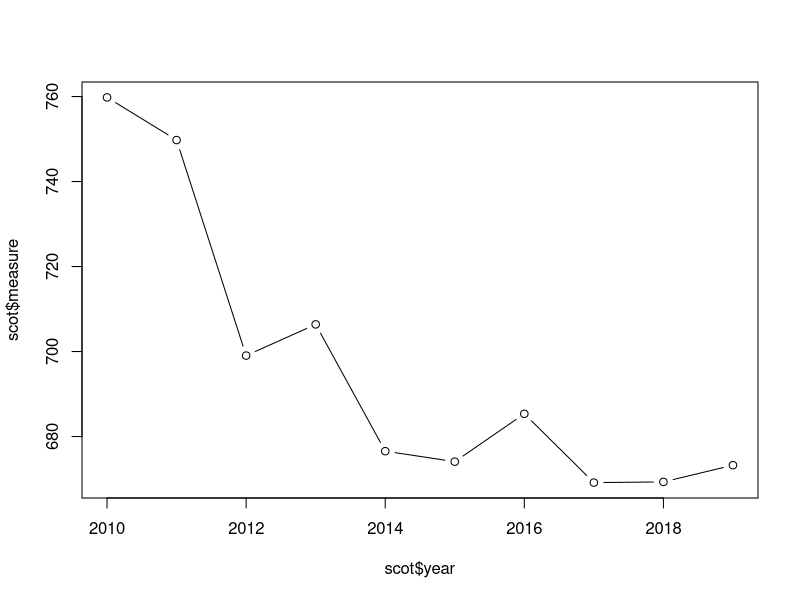
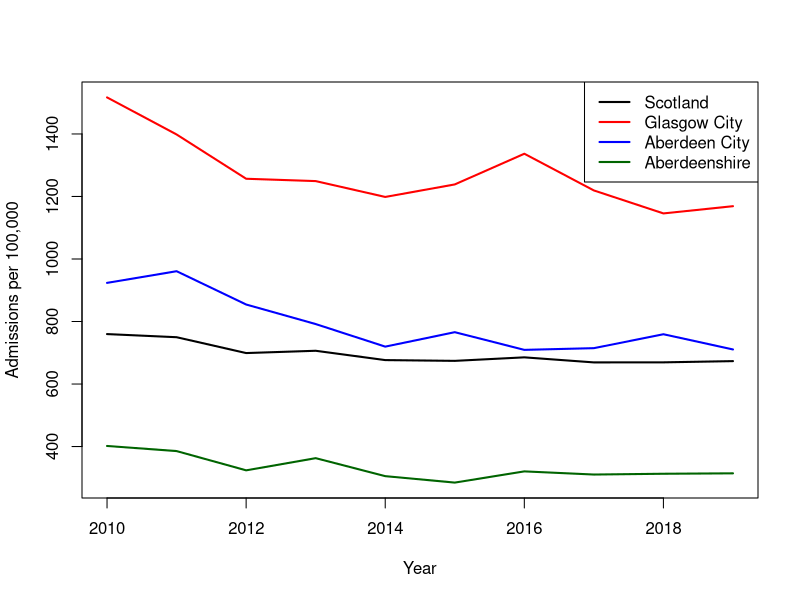
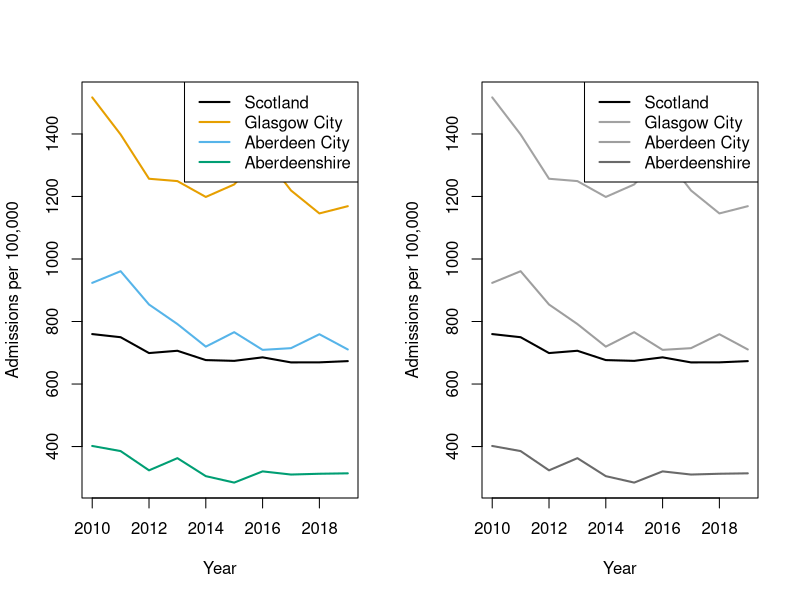
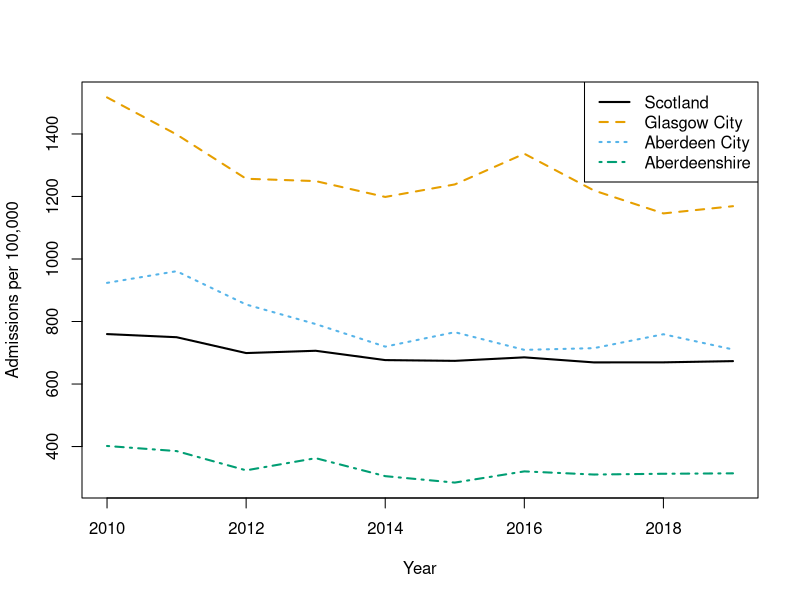
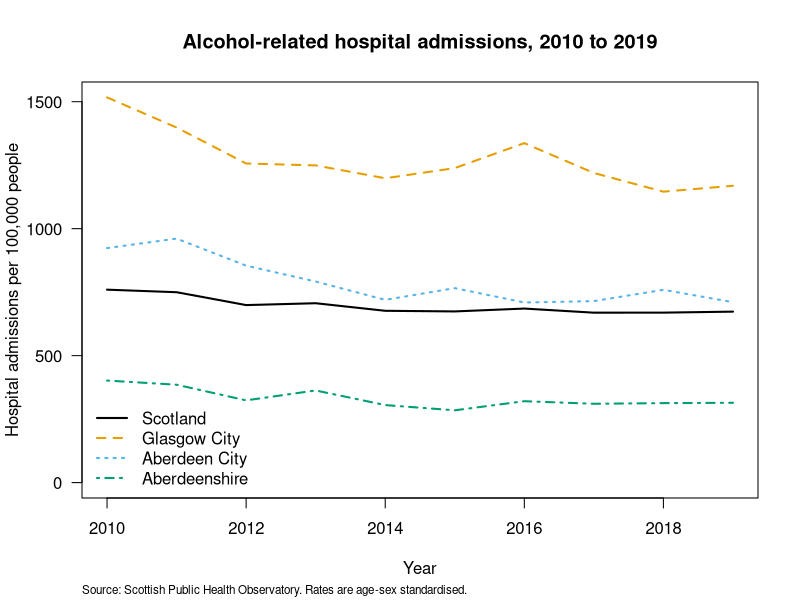
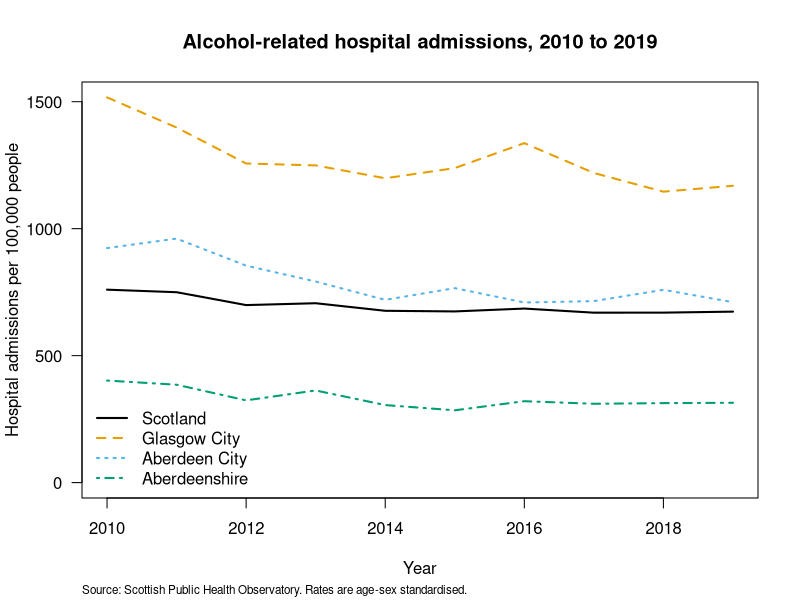
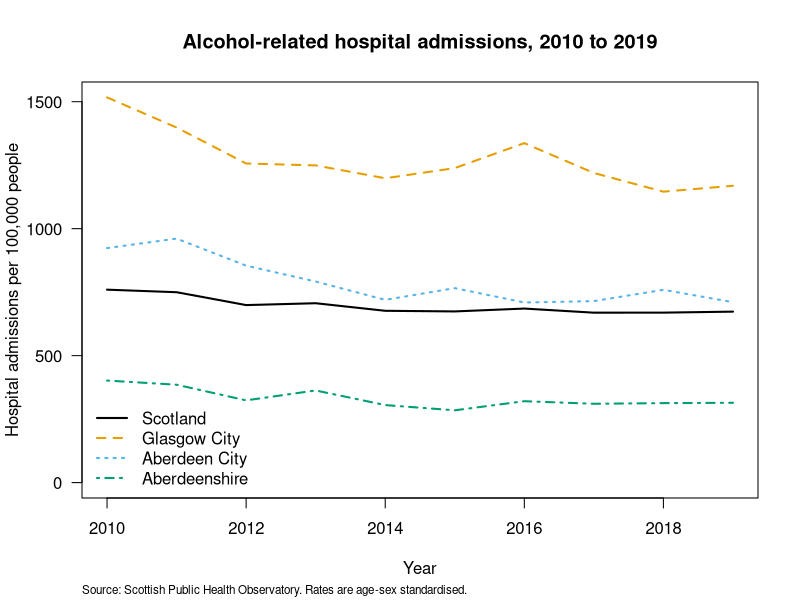

These charts were generated, in order, by the following R code:
## ---- chunk 1
knitr::opts_chunk$set(echo=TRUE, message = FALSE, warning = FALSE, eval = FALSE, cache = FALSE)
SOLUTIONS <- TRUE
## ---- chunk 2
scotpho <- read.table('data/scotpho_alcohol_admissions.txt', header = TRUE, sep = "\t",
                      na.strings = "NA", stringsAsFactors = TRUE)
## ---- chunk 3
str(scotpho)
summary(scotpho)

nrow(scotpho)            # 330

table(scotpho$area_type)
# Council area     Scotland 
#          320           10 

# 33 areas, 10 years each. Every area is complete:
table(scotpho$area_name)
unique(table(scotpho$area_name))   # 10 - so every area has all 10 years

range(scotpho$year)      # 2010 2019

# If an area were missing a year, lines() would simply join the points either
# side of the gap and draw a straight line straight through it. Nothing would
# warn you, and the plot would imply data you do not have.
## ---- chunk 4
scot <- scotpho[scotpho$area_name == "Scotland", ]

plot(scot$year, scot$measure, type = "b")

# What is wrong with this plot for anyone other than you?
#  - the x axis is labelled scot$year and the y axis scot$measure
#  - there are no units anywhere, so 673 could be anything
#  - there is no title, so the reader does not know what is being counted
#  - the y axis does not start at zero, which exaggerates the decline
#  - there is nothing to say where the data came from
#
# The plot is not wrong. It is just useless to anybody who is not already
# holding the dataset.
## ---- chunk 5
areas <- c("Scotland", "Glasgow City", "Aberdeen City", "Aberdeenshire")
sub <- scotpho[scotpho$area_name %in% areas, ]

# the factor still thinks it has 33 levels, even though only 4 are left
levels(sub$area_name)          # all 33
sub$area_name <- droplevels(sub$area_name)
levels(sub$area_name)          # now 4

# set up an empty plot with limits that fit every area
plot(range(sub$year), range(sub$measure), type = "n",
     xlab = "Year", ylab = "Admissions per 100,000")

cols <- c("black", "red", "blue", "darkgreen")

for (i in seq_along(areas)) {
  a <- sub[sub$area_name == areas[i], ]
  a <- a[order(a$year), ]        # never assume the rows are in order
  lines(a$year, a$measure, col = cols[i], lwd = 2)
}

legend("topright", legend = areas, col = cols, lwd = 2)

# Glasgow City is roughly twice the Scottish average and Aberdeenshire is
# roughly half of it. The national line, on its own, describes almost nobody.
## ---- chunk 6
cols <- palette.colors(4, palette = "Okabe-Ito")
cols
# "#000000" "#E69F00" "#56B4E9" "#009E73"

# a greyscale test: convert each colour to the grey of the same luminance
grey.cols <- grey(apply(col2rgb(cols), 2, function(x) sum(x * c(0.299, 0.587, 0.114)) / 255))

# draw both versions side by side and compare
par(mfrow = c(1, 2))
for (palette.in.use in list(cols, grey.cols)) {
  plot(range(sub$year), range(sub$measure), type = "n",
       xlab = "Year", ylab = "Admissions per 100,000")
  for (i in seq_along(areas)) {
    a <- sub[sub$area_name == areas[i], ]
    a <- a[order(a$year), ]
    lines(a$year, a$measure, col = palette.in.use[i], lwd = 2)
  }
  legend("topright", legend = areas, col = palette.in.use, lwd = 2)
}

# In grey, two of the four lines become hard to separate. Colour alone is never
# enough. The fix is to give the reader a second, redundant cue - here, a
# different line type for each area - so the plot still works with no colour
# at all.
par(mfrow = c(1, 1))
ltys <- c(1, 2, 3, 4)
plot(range(sub$year), range(sub$measure), type = "n",
     xlab = "Year", ylab = "Admissions per 100,000")
for (i in seq_along(areas)) {
  a <- sub[sub$area_name == areas[i], ]
  a <- a[order(a$year), ]
  lines(a$year, a$measure, col = cols[i], lwd = 2, lty = ltys[i])
}
legend("topright", legend = areas, col = cols, lwd = 2, lty = ltys)
## ---- chunk 7
plot(range(sub$year), c(0, max(sub$measure)), type = "n",
     xlab = "Year",
     ylab = "Hospital admissions per 100,000 people",
     main = "Alcohol-related hospital admissions, 2010 to 2019",
     las = 1)

for (i in seq_along(areas)) {
  a <- sub[sub$area_name == areas[i], ]
  a <- a[order(a$year), ]
  lines(a$year, a$measure, col = cols[i], lwd = 2, lty = ltys[i])
}

legend("bottomleft", legend = areas, col = cols, lwd = 2, lty = ltys, bty = "n")

mtext("Source: Scottish Public Health Observatory. Rates are age-sex standardised.",
      side = 1, line = 4, cex = 0.7, adj = 0)

# Should the y axis start at zero?
# Starting at zero, as here, shows the true relative size of the difference
# between areas: Glasgow really is about four times Aberdeenshire. Starting at
# the minimum instead would fill the panel with the year to year wiggles and
# make a modest national decline look dramatic. For a rate like this, where
# zero is meaningful and the comparison between areas is the point, starting at
# zero is the honest choice. For something like average age, where zero is
# nowhere near the data, it would be absurd. Decide, and be able to say why.
## ---- chunk 8
# a small function so you don't have to repeat the plotting code
plot.admissions <- function() {
  plot(range(sub$year), c(0, max(sub$measure)), type = "n",
       xlab = "Year", ylab = "Hospital admissions per 100,000 people",
       main = "Alcohol-related hospital admissions, 2010 to 2019", las = 1)
  for (i in seq_along(areas)) {
    a <- sub[sub$area_name == areas[i], ]
    a <- a[order(a$year), ]
    lines(a$year, a$measure, col = cols[i], lwd = 2, lty = ltys[i])
  }
  legend("bottomleft", legend = areas, col = cols, lwd = 2, lty = ltys, bty = "n")
  mtext("Source: Scottish Public Health Observatory. Rates are age-sex standardised.",
        side = 1, line = 4, cex = 0.7, adj = 0)
}

# pdf: vector, so it stays sharp at any size. width and height are in inches,
# and 10 x 5.625 is 16:9
pdf('output/ex6_admissions.pdf', width = 10, height = 5.625, pointsize = 12)
plot.admissions()
dev.off()

# png: pixels, so the resolution matters. units = "in" plus res = 300 gives you
# a 3000 x 1688 pixel image that will print cleanly
png('output/ex6_admissions.png', width = 10, height = 5.625, units = "in",
    res = 300, pointsize = 12)
plot.admissions()
dev.off()

# Use the pdf for anything going to a printer, and the png for anything going
# into PowerPoint or a web page. If your poster template asks for a specific
# figure size, set width and height to that size here rather than resizing the
# image afterwards, which is what makes text look squashed or fuzzy.
